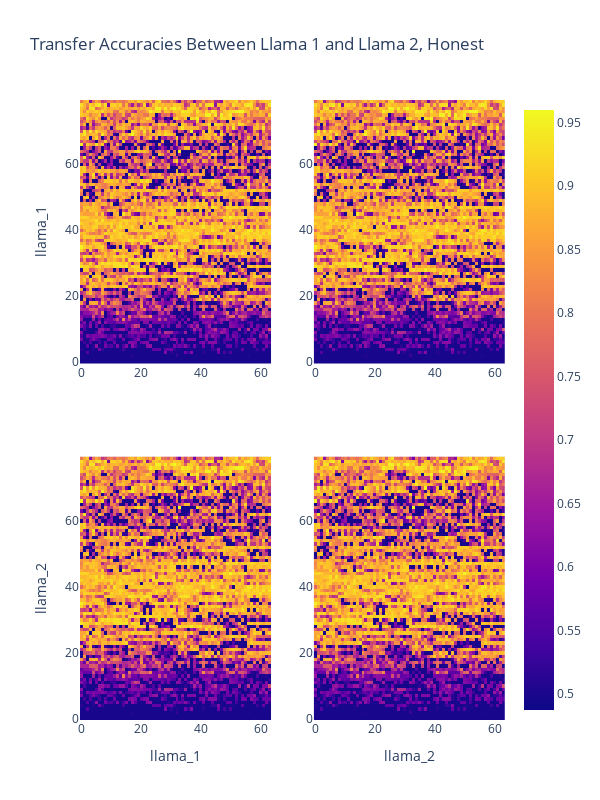

Source (notebook cell):
### Code cell
fig.update_layout(
    width=600,
    height=800,
    title=f"Transfer Accuracies Between Llama 1 and Llama 2, Honest"
)
fig.show()

### Figure 1 — Plotly figure (JSON) as saved in the notebook; plotly's stock layout.template omitted (floating-point values rounded to 4 significant figures; data arrays with more than 128 entries replaced by an {"elided": "..."} marker saying what was removed)
{"data": [{"coloraxis": "coloraxis", "hovertemplate": "Heads (sorted): %{x}<br>Layers: %{y}<br>color: %{z}<extra></extra>", "name": "0", "type": "heatmap", "xaxis": "x", "yaxis": "y", "z": {"elided": "80x64 float values"}}, {"coloraxis": "coloraxis", "hovertemplate": "Heads (sorted): %{x}<br>Layers: %{y}<br>color: %{z}<extra></extra>", "name": "0", "type": "heatmap", "xaxis": "x2", "yaxis": "y2", "z": {"elided": "80x64 float values"}}, {"coloraxis": "coloraxis", "hovertemplate": "Heads (sorted): %{x}<br>Layers: %{y}<br>color: %{z}<extra></extra>", "name": "0", "type": "heatmap", "xaxis": "x3", "yaxis": "y3", "z": {"elided": "80x64 float values"}}, {"coloraxis": "coloraxis", "hovertemplate": "Heads (sorted): %{x}<br>Layers: %{y}<br>color: %{z}<extra></extra>", "name": "0", "type": "heatmap", "xaxis": "x4", "yaxis": "y4", "z": {"elided": "80x64 float values"}}], "layout": {"height": 800, "title": {"text": "Transfer Accuracies Between Llama 1 and Llama 2, Honest"}, "width": 600, "xaxis": {"anchor": "y", "domain": [0, 0.45]}, "xaxis2": {"anchor": "y2", "domain": [0.55, 1]}, "xaxis3": {"anchor": "y3", "domain": [0, 0.45], "title": {"text": "llama_1"}}, "xaxis4": {"anchor": "y4", "domain": [0.55, 1], "title": {"text": "llama_2"}}, "yaxis": {"anchor": "x", "domain": [0.575, 1], "title": {"text": "llama_1"}}, "yaxis2": {"anchor": "x2", "domain": [0.575, 1]}, "yaxis3": {"anchor": "x3", "domain": [0, 0.425], "title": {"text": "llama_2"}}, "yaxis4": {"anchor": "x4", "domain": [0, 0.425]}}}
